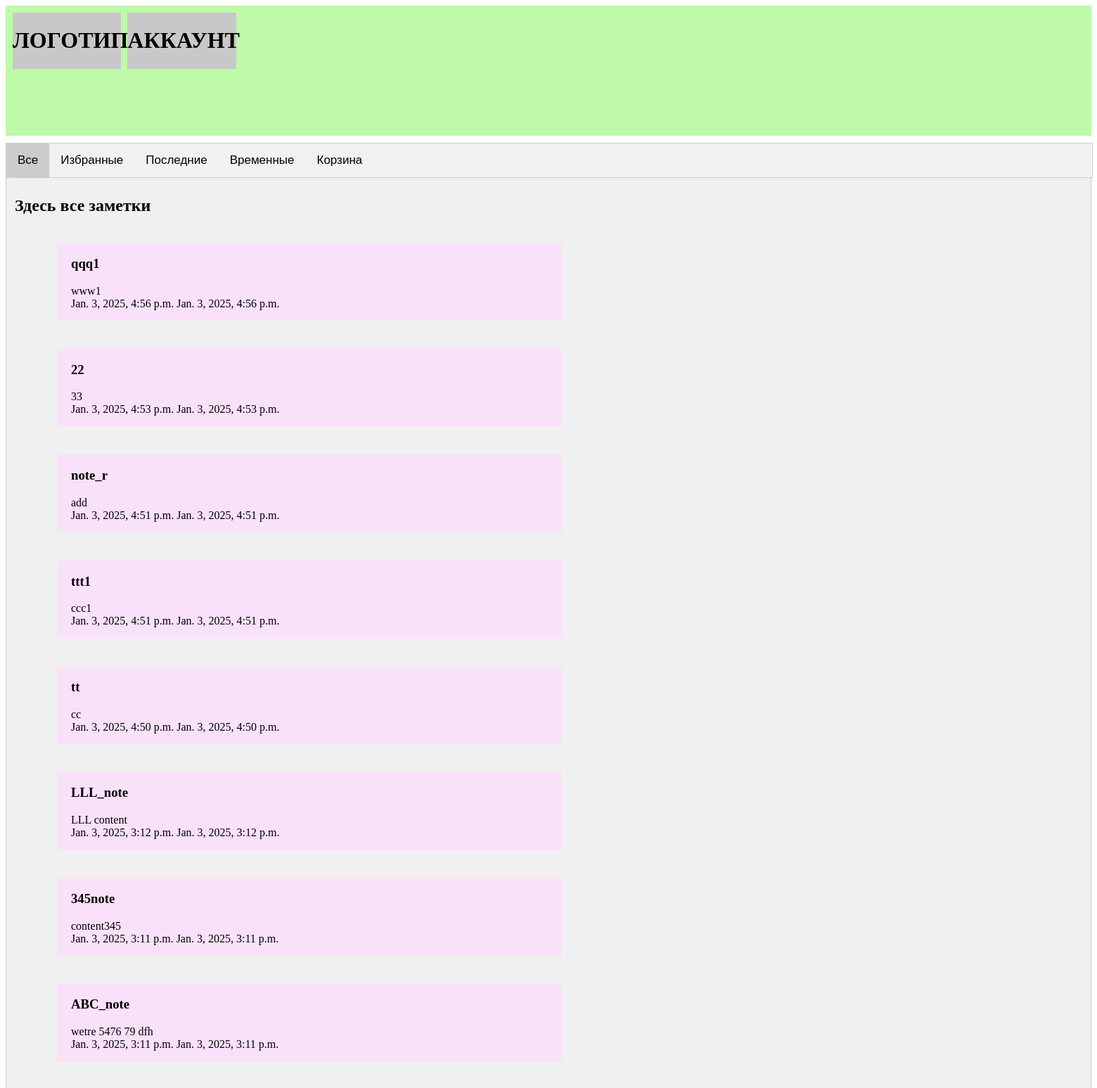
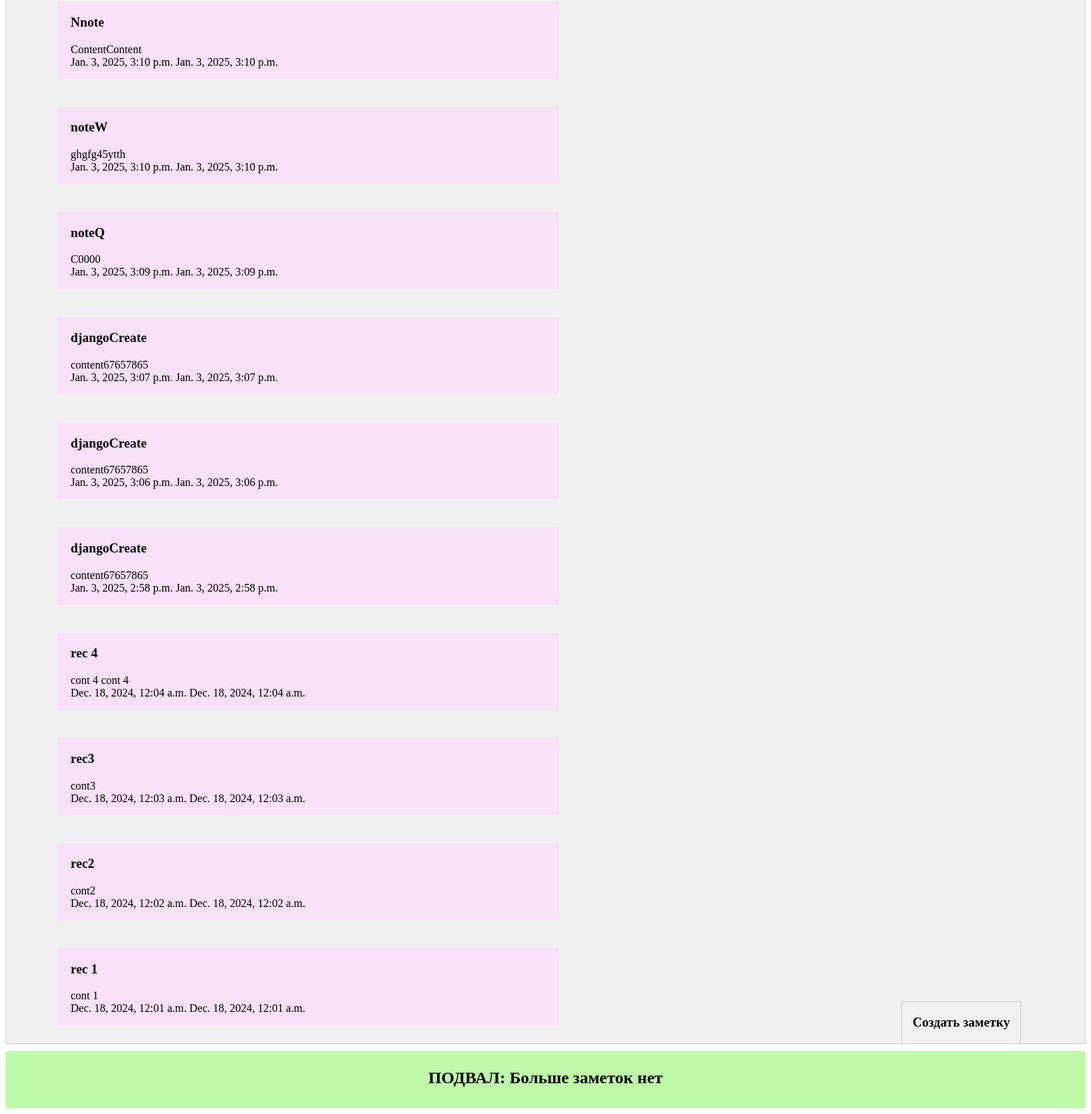
The page / on the database its author committed (2 pictures, top to bottom).
### notesApp/models.py (models this page shows)
class Note(models.Model):
    title = models.CharField(max_length=200)
    content = models.TextField()
    created_at = models.DateTimeField(auto_now_add=True)
    is_favorite = models.BooleanField(default=0)
    is_temporary = models.BooleanField(default=False)
    is_last = models.BooleanField(default=False)
    is_in_recycle = models.BooleanField(default=False)
    last_update = models.DateTimeField(auto_now_add=True)

### notesApp/views.py (the view)
# urls.py: path('', views.note_list, name='note_list'),
def note_list(request):
    notes = Note.objects.all()
    notesDesc = Note.objects.order_by('-created_at')
    notesFavs = Note.objects.filter(is_favorite=1)
    notesTemp = Note.objects.filter(is_temporary=1)
    notesLast = Note.objects.filter(is_last=1)
    notesRec = Note.objects.filter(is_in_recycle=1)
    return render(request, 'notesApp/note_list.html', {'notes':notes, 'notesDesc':notesDesc, 'notesFavs':notesFavs, 'notesTemp':notesTemp, 'notesLast':notesLast, 'notesRec':notesRec})

### notesApp/templates/notesApp/note_list.html (shortened to what this page needs)
{% load static %}
<!DOCTYPE html>
<html>
<head>
    <link rel="stylesheet" href="{% static 'css/notesApp.css' %}">
</head>
<body>
    <header class="header-class">
        <div class="logo-class"><h1>ЛОГОТИП</h1></div>
        <div class="account-class"><h1>АККАУНТ</h1></div>
    </header>
    <div class="main-body-class">
        <div class="tab">
            <button class="tablinks" onclick="openSection(event, 'All')" id="defaultOpen">Все</button>
            <button class="tablinks" onclick="openSection(event, 'Favs')">Избранные</button>
            <button class="tablinks" onclick="openSection(event, 'Last')">Последние</button>
            <button class="tablinks" onclick="openSection(event, 'Time')">Временные</button>
            <button class="tablinks" onclick="openSection(event, 'Recycle')">Корзина</button>
        </div>
        <div id="All" class="tabcontent">
            <h2>Здесь все заметки</h2>
                {% for note in notesDesc %}
                    <div class="note-class">
                        <h3>{{ note.title }} <br></h3>
                        {{ note.content }} <br>
                        {{ note.created_at }}
                        {{ note.last_update }}
                    </div>
                {% endfor %}
        </div>
       <a onclick="showPopup();return false;">
            <div class="create-class">
                <h3>Создать заметку</h3>
            </div>
        </a>
    </div>
    <footer class = 'footer-class'>
        <h2>ПОДВАЛ: Больше заметок нет</h2>
    </footer>
</body>
</html>

### notesApp/static/css/notesApp.css (style rules this page uses)
.header-class { padding-top: 5px; padding-bottom: 10px; margin-bottom: 10px; background: rgb(190, 250, 170); position: sticky; top: 0px; width: 100%; }
.logo-class { background: rgb(200, 200, 200); width: 10%; display: inline-block; margin-left: 10px; margin-top: 5px; text-align: center; }
.account-class { background: rgb(200, 200, 200); width: 10%; margin-left: 5px; margin-top: 5px; display: inline-block; text-align: center; }
.main-body-class { background: rgb(240, 240, 240); }
.note-class { background: rgb(250, 225, 250); width: 46%; margin-bottom: 20px; margin-top: 20px; margin-left: 60px; padding-bottom: 15px; padding-left: 20px; padding-top: 0px; display: inline-block; }
.create-class { background: rgb(200, 200, 200); position: fixed; bottom: 100px; right: 100px; padding-left: 15px; padding-right: 15px; overflow: hidden; border: 1px solid #ccc; background-color: #f1f1f1; }
.footer-class { background: rgb(190, 250, 170); height: 20%; width: 100%; text-align: center; padding-top: 5px; padding-bottom: 10px; margin-top: 10px; }
.tab { overflow: hidden; border: 1px solid #ccc; background-color: #f1f1f1; width: 100%; position: -webkit-sticky; // Для поддержки Safari position: sticky; top: 0; }
.tab button { background-color: inherit; float: left; border: none; outline: none; cursor: pointer; padding: 14px 16px; transition: 0.3s; font-size: 17px; }
.tab button.active { background-color: #ccc; }
.tabcontent { display: none; padding: 6px 12px; border: 1px solid #ccc; border-top: none; animation: fadeEffect 1s; }

### rows shown on the page
Note: title "qqq1", content "www1", created_at "Jan. 3, 2025, 4:56 p.m.", last_update "Jan. 3, 2025, 4:56 p.m."
Note: title "22", content "33", created_at "Jan. 3, 2025, 4:53 p.m.", last_update "Jan. 3, 2025, 4:53 p.m."
Note: title "note_r", content "add", created_at "Jan. 3, 2025, 4:51 p.m.", last_update "Jan. 3, 2025, 4:51 p.m."
Note: title "ttt1", content "ccc1", created_at "Jan. 3, 2025, 4:51 p.m.", last_update "Jan. 3, 2025, 4:51 p.m."
Note: title "tt", content "cc", created_at "Jan. 3, 2025, 4:50 p.m.", last_update "Jan. 3, 2025, 4:50 p.m."
Note: title "LLL_note", content "LLL content", created_at "Jan. 3, 2025, 3:12 p.m.", last_update "Jan. 3, 2025, 3:12 p.m."
Note: title "345note", content "content345", created_at "Jan. 3, 2025, 3:11 p.m.", last_update "Jan. 3, 2025, 3:11 p.m."
Note: title "ABC_note", content "wetre 5476 79 dfh", created_at "Jan. 3, 2025, 3:11 p.m.", last_update "Jan. 3, 2025, 3:11 p.m."
Note: title "Nnote", content "ContentContent", created_at "Jan. 3, 2025, 3:10 p.m.", last_update "Jan. 3, 2025, 3:10 p.m."
Note: title "noteW", content "ghgfg45ytth", created_at "Jan. 3, 2025, 3:10 p.m.", last_update "Jan. 3, 2025, 3:10 p.m."
Note: title "noteQ", content "C0000", created_at "Jan. 3, 2025, 3:09 p.m.", last_update "Jan. 3, 2025, 3:09 p.m."
Note: title "djangoCreate", content "content67657865", created_at "Jan. 3, 2025, 3:07 p.m.", last_update "Jan. 3, 2025, 3:07 p.m."
Note: title "djangoCreate", content "content67657865", created_at "Jan. 3, 2025, 3:06 p.m.", last_update "Jan. 3, 2025, 3:06 p.m."
Note: title "djangoCreate", content "content67657865", created_at "Jan. 3, 2025, 2:58 p.m.", last_update "Jan. 3, 2025, 2:58 p.m."
Note: title "rec 4", content "cont 4 cont 4", created_at "Dec. 18, 2024, 12:04 a.m.", last_update "Dec. 18, 2024, 12:04 a.m."
Note: title "rec3", content "cont3", created_at "Dec. 18, 2024, 12:03 a.m.", last_update "Dec. 18, 2024, 12:03 a.m."
Note: title "rec2", content "cont2", created_at "Dec. 18, 2024, 12:02 a.m.", last_update "Dec. 18, 2024, 12:02 a.m."
Note: title "rec 1", content "cont 1", created_at "Dec. 18, 2024, 12:01 a.m.", last_update "Dec. 18, 2024, 12:01 a.m."
